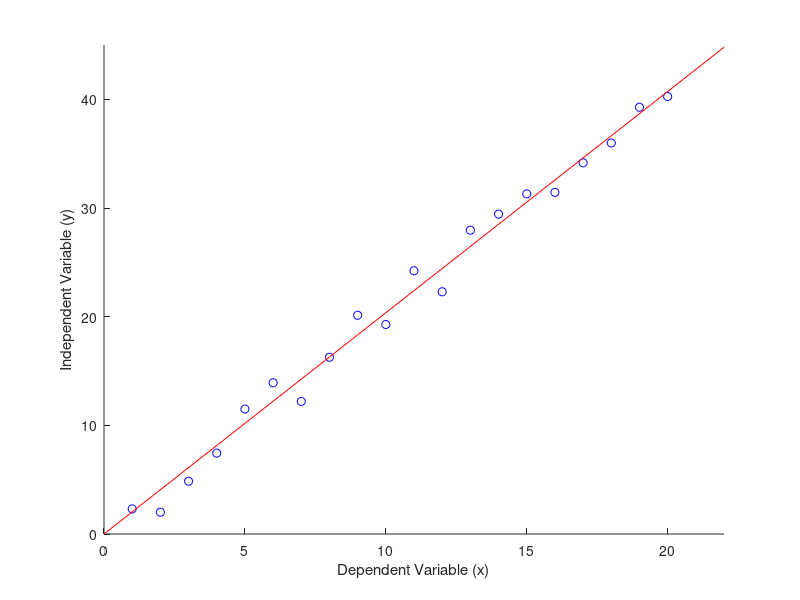

Write MATLAB code to recreate this figure. (Note: this script raises an error after producing the figure.)
%% Univariate Regression
% y = bx
clear all

x = 1:20;
y = 2*x + 1.5*randn(size(x));

b = regress(y',x');

scatter(x,y, 'b');
hold on;
plot([0 22], b*[0 22], 'r');
xlim([0 22]);
ylim([0 45]);
hold off;

xlabel('Dependent Variable (x)');
ylabel('Independent Variable (y)');

CJWPlotV4('Univariate_Regression_Example')

%% Multivariate Regression
load hald.mat

% Low col
figure(1);
scatter3(ingredients(:,3), ingredients(:,4), heat)
lim1 = axis;


figure(2);
scatter3(ingredients(:,2), ingredients(:,4), heat)
lim2 = axis;

l = [min(lim1(1), lim2(1)) max(lim1(2), lim2(2)) min(lim1(3), lim2(3))...
     max(lim1(4), lim2(4)) min(lim1(5), lim2(5)) max(lim1(6), lim2(6))];

%% Figure 2
axis(l);
xlabel('3CaO.SiO$_2$ (\%)');
ylabel('2CaO.SiO$_2$ (\%)');
zlabel('Heat (cal/gm)');

b = regress(heat,[ones(size(heat)) ingredients(:,2) ingredients(:,4)]);

x1fit = min(ingredients(:,2)):1:max(ingredients(:,2));
x2fit = min(ingredients(:,4)):1:max(ingredients(:,4));

[X1FIT,X2FIT] = meshgrid(x1fit,x2fit);
YFIT = b(1) + b(2)*X1FIT + b(3)*X2FIT;

hold on;
mesh(X1FIT,X2FIT,YFIT)
colormap winter
hold off;
% CJWPlotV4('Multivariate_Regression_Multicollinear')

%% Figure 1
figure(1);
axis(l);
xlabel('4CaO.Al$_2$O$_3$.Fe$_2$O$_3$ (\%)');
ylabel('2CaO.SiO$_2$ (\%)');
zlabel('Heat (cal/gm)');

b = regress(heat,[ones(size(heat)) ingredients(:,3) ingredients(:,4)]);

x1fit = min(ingredients(:,3)):1:max(ingredients(:,2));
x2fit = min(ingredients(:,3)):1:max(ingredients(:,4));

[X1FIT,X2FIT] = meshgrid(x1fit,x2fit);
YFIT = b(1) + b(2)*X1FIT + b(3)*X2FIT;

hold on;
mesh(X1FIT,X2FIT,YFIT)
colormap winter;
hold off;

view([25.5000, 32]);

% CJWPlotV4('Multivariate_Regression_Non_Multicollinear')

%% Try again with some noise
% Low col

noisy_ingredients = zeros(size(ingredients))
for i=1:size(ingredients,2)
   noisy_ingredients(:,i) = ingredients(:,i) + 0.01*var(ingredients(:,i))*randn(size(ingredients(:,i)));
end

figure(1);
scatter3(noisy_ingredients(:,3), noisy_ingredients(:,4), heat)
lim1 = axis;


figure(2);
scatter3(noisy_ingredients(:,2), noisy_ingredients(:,4), heat)
lim2 = axis;

l = [min(lim1(1), lim2(1)) max(lim1(2), lim2(2)) min(lim1(3), lim2(3))...
     max(lim1(4), lim2(4)) min(lim1(5), lim2(5)) max(lim1(6), lim2(6))];


axis(l);
xlabel('3CaO.SiO$_2$ (\%)');
ylabel('2CaO.SiO$_2$ (\%)');
zlabel('Heat (cal/gm)');

b = regress(heat,[ones(size(heat)) noisy_ingredients(:,2) noisy_ingredients(:,4)]);

x1fit = min(noisy_ingredients(:,2)):1:max(noisy_ingredients(:,2));
x2fit = min(noisy_ingredients(:,4)):1:max(noisy_ingredients(:,4));

[X1FIT,X2FIT] = meshgrid(x1fit,x2fit);
YFIT = b(1) + b(2)*X1FIT + b(3)*X2FIT;

hold on;
h= surf(X1FIT,X2FIT,YFIT);
set(h, 'edgecolor','none');
colormap winter
view([9.5000 32]);

% CJWPlotV4('Multivariate_Regression_Multicollinear_Noise')

figure(1);
axis(l);
xlabel('4CaO.Al$_2$O$_3$.Fe$_2$O$_3$ (\%)');
ylabel('2CaO.SiO$_2$ (\%)');
zlabel('Heat (cal/gm)');

b = regress(heat,[ones(size(heat)) noisy_ingredients(:,3) noisy_ingredients(:,4)]);

x1fit = min(noisy_ingredients(:,3)):1:max(noisy_ingredients(:,2));
x2fit = min(noisy_ingredients(:,3)):1:max(noisy_ingredients(:,4));

[X1FIT,X2FIT] = meshgrid(x1fit,x2fit);
YFIT = b(1) + b(2)*X1FIT + b(3)*X2FIT;

hold on;
h= surf(X1FIT,X2FIT,YFIT);
set(h, 'edgecolor','none');
colormap winter;

view([25.5000, 42]);


%CJWPlotV4('Multivariate_Regression_Non_Multicollinear_Noise')

